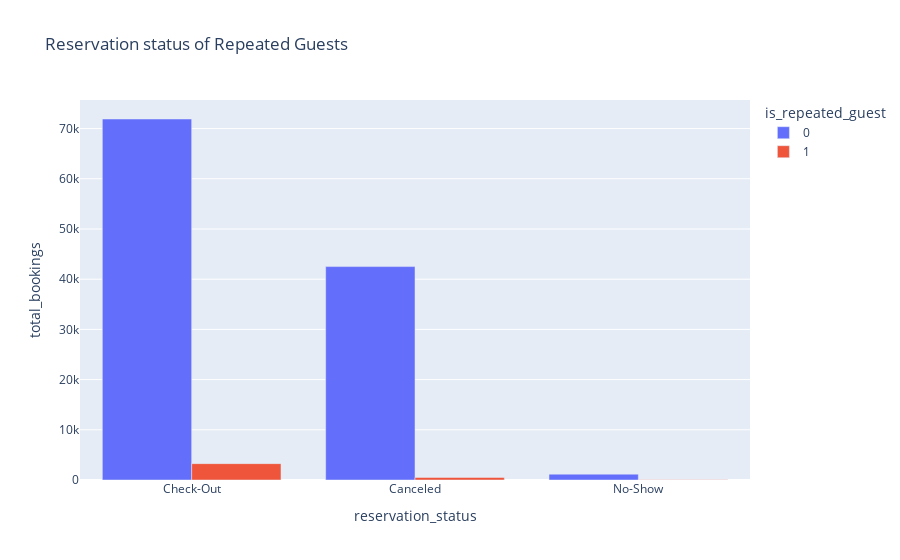

The cell this chart's notebook holds for it:
### Markdown cell above
The table summarizes hotel booking statistics across different years, hotel types, and cancellation status, including bookings on weekends and weekdays, providing insights into the overall booking trends.

### Code cell
conn_norm = create_connection('hotel_booking_norm.db')
cur = conn_norm.cursor()
sql = '''
select reservation_status, is_repeated_guest, count(*) as total_bookings
from booking
group by reservation_status, is_repeated_guest
order by total_bookings desc;
'''
res = pd.read_sql_query(sql, conn_norm)
conn_norm.commit()
conn_norm.close()

fig = px.bar(res, x='reservation_status', y='total_bookings', color='is_repeated_guest', barmode='group', title='Reservation status of Repeated Guests')
fig.show()

### Figure 1 — Plotly figure (JSON) as saved in the notebook; plotly's stock layout.template omitted (floating-point values rounded to 4 significant figures)
{"data": [{"alignmentgroup": "True", "hovertemplate": "is_repeated_guest=0<br>reservation_status=%{x}<br>total_bookings=%{y}<extra></extra>", "legendgroup": "0", "marker": {"color": "#636efa", "pattern": {"shape": ""}}, "name": "0", "offsetgroup": "0", "orientation": "v", "showlegend": true, "textposition": "auto", "type": "bar", "x": ["Check-Out", "Canceled", "No-Show"], "xaxis": "x", "y": [71908, 42510, 1162], "yaxis": "y"}, {"alignmentgroup": "True", "hovertemplate": "is_repeated_guest=1<br>reservation_status=%{x}<br>total_bookings=%{y}<extra></extra>", "legendgroup": "1", "marker": {"color": "#EF553B", "pattern": {"shape": ""}}, "name": "1", "offsetgroup": "1", "orientation": "v", "showlegend": true, "textposition": "auto", "type": "bar", "x": ["Check-Out", "Canceled", "No-Show"], "xaxis": "x", "y": [3258, 507, 45], "yaxis": "y"}], "layout": {"barmode": "group", "legend": {"title": {"text": "is_repeated_guest"}, "tracegroupgap": 0}, "title": {"text": "Reservation status of Repeated Guests"}, "xaxis": {"anchor": "y", "domain": [0, 1], "title": {"text": "reservation_status"}}, "yaxis": {"anchor": "x", "domain": [0, 1], "title": {"text": "total_bookings"}}}}
